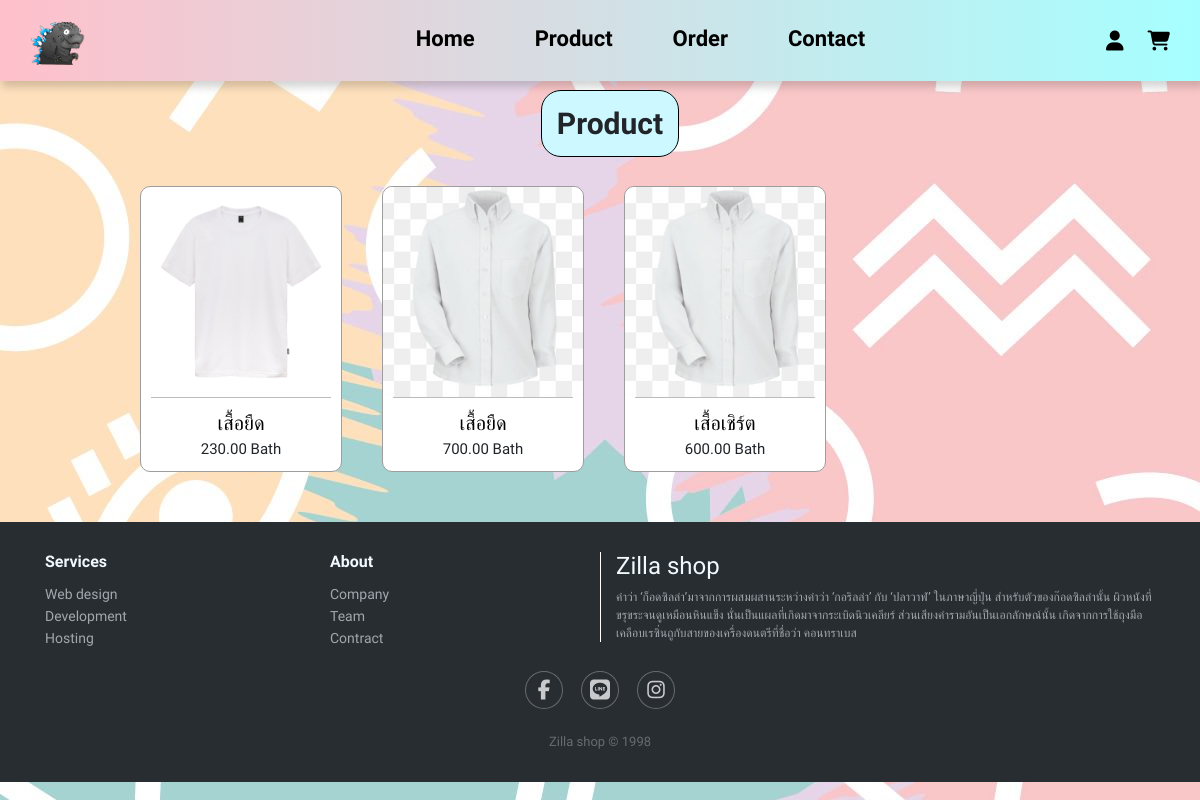
The app's page /Product.php with its own data.
### tables this page shows
CREATE TABLE `product` (
  `productid` char(16) NOT NULL,
  `productname` varchar(40) NOT NULL,
  `size` varchar(4) NOT NULL,
  `price` decimal(8,2) NOT NULL,
  `picture` varchar(50) NOT NULL,
  `detail` text DEFAULT NULL,
  `stock` int(100) NOT NULL,
  `NumofSell` int(120) NOT NULL,
  `NumofView` int(120) NOT NULL
);

### Product.php (the view, shortened to what this page needs)
<?php include "db.php";
?>
<!DOCTYPE html>
<html lang="en">
<head>
    <link rel="stylesheet" href="style31.css" />
    <link rel="stylesheet" href="https://cdnjs.cloudflare.com/ajax/libs/twitter-bootstrap/4.1.3/css/bootstrap.min.css">
</head>
<body>
    <nav>
      <div class="menu-bar">
        <a href="./index.php" class="logo">
          <img src="./logo.png" alt="" />
        </a>
        <ul class="menu">
          <li><a href="./index.php">Home</a></li>
          <?php if((isset($_SESSION['user'])) and ($_SESSION['user'][0] == "admin011")) : ?>
          <li><a href="./udt.php">Product</a></li>
          <li><a href="./orderadmin.php">Order</a></li>
          <li><a href="./statorder.php">StatProduct</a></li>
          <li><a href="./addform.php">Addproduct</a></li>
          <?php else: ?>
            <li><a href="./Product.php">Product</a></li>
            <li><a href="./order.php">Order</a></li>
            <li><a href="./about-us.php">Contact</a></li>
          <?php endif; ?>
        </ul>
        <div class="r-menu">
            <?php if (!isset($_SESSION['user'])) : ?>
            <a href="./login.php"><i class="fas fa-user"></i></a>
            <?php elseif(($_SESSION['user'][0] == "admin011")) : ?>
            <a href="./login.php"><i class="fas fa-user-astronaut"></i></a>
            <a href="index.php?logout='1'" style="color: black;font-weight:bold;">Logout</a>
            <?php elseif(isset($_SESSION['user'])) : ?>
              <a href="./login.php"><i class="fas fa-user"></i></a>
              <a href="index.php?logout='1'" style="color: black;font-weight:bold;">Logout</a>
            <?php endif; ?>
            <a href="./cart.php"><i class="fas fa-shopping-cart"></i></a>
        </div>
      </div>
    </nav>
      <div class="prod-text">
        <strong>Product</strong>
      </div>
      <div class="pro">
      <?php
          $product = $pdo->prepare("SELECT * FROM `product` GROUP BY productid");
          $product->execute();
          while($row = $product->fetch()) : ?>
        <div class="pro-box">
          <div class="pro-img">
            <a href="detail.php?pid=<?=$row['productid']?>">
            <img src="./productimage/<?=$row["picture"] ?>" alt="" /></a>
          </div>
          <div class="pro-de">
            <a href="detail.php?pid=<?=$row['productid']?>" id="pname"><?=$row["productname"] ?></a>
            <span id="pprice"><?=$row["price"] ?> Bath</span>
          </div>
        </div>
        <?php endwhile; ?>
      </div>
<div class="footer-dark">
      <footer>
        <div class="container">
          <div class="row">
            <div class="col-sm-6 col-md-3 item">
              <h3>Services</h3>
              <ul>
                <li><a href="#">Web design</a></li>
                <li><a href="#">Development</a></li>
                <li><a href="#">Hosting</a></li>
              </ul>
            </div>
            <div class="col-sm-6 col-md-3 item">
              <h3>About</h3>
              <ul>
                <li><a href="#">Company</a></li>
                <li><a href="#">Team</a></li>
                <li><a href="#">Contract</a></li>
              </ul>
            </div>
            <div class="col-md-6 item text">
              <h4>Zilla shop</h4>
              <p>
                คำว่า ‘ก็อดซิลล่า’มาจากการผสมผสานระหว่างคำว่า ‘กอริลล่า’ กับ ‘ปลาวาฬ’ ในภาษาญี่ปุ่น
                สำหรับตัวของก๊อดซิลล่านั้น ผิวหนังที่ขรุขระจนดูเหมือนหินแข็ง นั่นเป็นแผลที่เกิดมาจากระเบิดนิวเคลียร์ ส่วนเสียงคำรามอันเป็นเอกลักษณ์นั้น เกิดจากการใช้ถุงมือเคลือบเรซิ่นถูกับสายของเครื่องดนตรีที่ชื่อว่า คอนทราเบส
              </p>
            </div>
            <div class="col item social">
              <a href="#"><i class="fab fa-facebook-f"></i></a>
              <a href="#"><i class="fab fa-line"></i></a>
              <a href="#"><i class="fab fa-instagram"></i></a>
            </div>
          </div>
          <p class="copyright">Zilla shop © 1998</p>
        </div>
      </footer>
    </div>
</body>
</html>

### style31.css (style rules this page uses)
* { padding: 0; margin: 0; font-family: 'Gluten', cursive; }
body { background-image: url(./22536.jpg); box-sizing: border-box; }
a { text-decoration: none; }
ul { list-style: none; }
nav { width: 100%; background-image: linear-gradient(to right, pink , rgb(166, 255, 255)); }
.logo img { height: 60px; padding-top: 5px; margin-left: 30px; }
.menu-bar { display: flex; justify-content: space-between; align-items: center; box-shadow: 3px 5px 8px 1px rgba(0,0,0,0.17); text-align: center; }
.menu { display: flex; text-align: center; margin-left:100px; margin-top: 12px; }
.menu li { position: relative; margin-left: 15px; margin-right: 15px; font-size: 22px; padding: 10px; border-radius: 10px; }
.menu li a { color: black; border-radius: 10px; padding: 5px; font-weight: bold; }
.r-menu { margin-right: 20px; }
.r-menu i { margin: 10px; color: rgb(0, 0, 0); font-size: 20px; }
.pro-box { text-align: center; display: flex; flex-direction: column; align-items: center; background-color: white; border: 1px solid rgb(157, 157, 157); border-radius: 10px; margin: 20px; }
.pro { width: 80%; display: flex; align-items: center; margin-top: 20px; margin-left: auto; margin-right: auto; flex-wrap: wrap; }
.pro-img { width: 200px; height: 210px; cursor: pointer; }
.pro-img img { width: 100%; height: 100%; object-position: center; object-fit: cover; border-radius: 10px 10px 0px 0px; }
.pro-de { display: flex; flex-direction: column; width: 90%; align-items: center; border-top: 1px solid rgb(187, 187, 187); padding: 10px 10px; }
.prod-text { font-size: 30px; margin-left: 20px; margin-top: 20px; text-align: center; }
.prod-text strong { background-color: #cef8ff; border-radius: 20px; padding: 15px; border: 1px solid black; }
#pname { color:black; font-size: 20px; }
#pprice { font-size: 15px; font-weight: 400; }
.footer-dark { padding:30px 0; color:#f0f9ff; background-color:#282d32; margin-top: 30px; }
.footer-dark h3 { margin-top:0; margin-bottom:12px; font-weight:bold; font-size:16px; }
.footer-dark ul { padding:0; list-style:none; line-height:1.6; font-size:14px; margin-bottom:0; }
.footer-dark ul a { color:inherit; text-decoration:none; opacity:0.6; }
.footer-dark .item.text { margin-bottom:30px; border-left: 1px solid white; }
.footer-dark .item.text p { opacity:0.6; margin-bottom:0; font-size: 12px; }
.footer-dark .item.social { text-align:center; }
.footer-dark .item.social > a { font-size:20px; width:36px; height:36px; line-height:36px; display:inline-block; text-align:center; border-radius:50%; box-shadow:0 0 0 1px rgba(255,255,255,0.4); margin:0 8px; color:#fff; opacity:0.75; }
.footer-dark .item.social i { margin-top: 8px; }
.footer-dark .copyright { text-align:center; padding-top:24px; opacity:0.3; font-size:13px; margin-bottom:0; }

### Product.php (style rules this page uses)
body { background-image: url(./22536.jpg); box-sizing: border-box; }

### records on screen
product: picture (picture), productname "เสื้อยืด", price "230.00"
product: picture (picture), productname "เสื้อยืด", price "700.00"
product: picture (picture), productname "เสื้อเชิร์ต", price "600.00"
